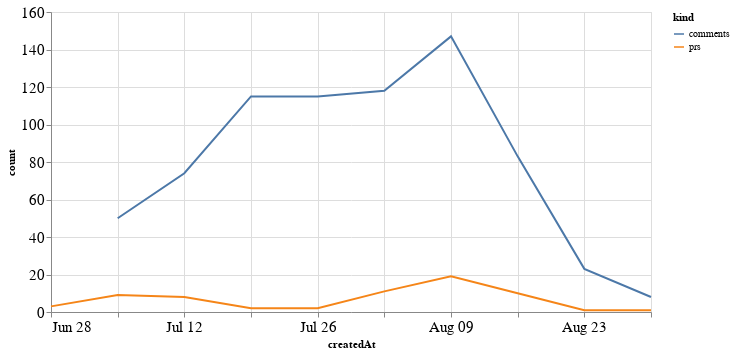

Notebook cell for this chart:
### Code cell
alt.Chart(total_time, width=600).mark_line().encode(
    x='createdAt',
    y='count',
    color='kind'
)

### Figure 1 — Vega-Lite specification as saved in the notebook (floating-point values rounded to 4 significant figures)
{"config": {"axisLeft": {"labelFontSize": 15}, "axisBottom": {"labelFontSize": 15}}, "data": {"name": "data-509af7217417d6f54c420196176b8732"}, "mark": "line", "encoding": {"color": {"type": "nominal", "field": "kind"}, "x": {"type": "temporal", "field": "createdAt"}, "y": {"type": "quantitative", "field": "count"}}, "width": 600, "$schema": "https://vega.github.io/schema/vega-lite/v4.8.1.json", "datasets": {"data-509af7217417d6f54c420196176b8732": [{"createdAt": "2020-06-28T00:00:00", "kind": "prs", "count": 3.0}, {"createdAt": "2020-07-05T00:00:00", "kind": "prs", "count": 9.0}, {"createdAt": "2020-07-12T00:00:00", "kind": "prs", "count": 8.0}, {"createdAt": "2020-07-19T00:00:00", "kind": "prs", "count": 2.0}, {"createdAt": "2020-07-26T00:00:00", "kind": "prs", "count": 2.0}, {"createdAt": "2020-08-02T00:00:00", "kind": "prs", "count": 11.0}, {"createdAt": "2020-08-09T00:00:00", "kind": "prs", "count": 19.0}, {"createdAt": "2020-08-16T00:00:00", "kind": "prs", "count": 10.0}, {"createdAt": "2020-08-23T00:00:00", "kind": "prs", "count": 1.0}, {"createdAt": "2020-08-30T00:00:00", "kind": "prs", "count": 1.0}, {"createdAt": "2020-06-28T00:00:00", "kind": "comments", "count": null}, {"createdAt": "2020-07-05T00:00:00", "kind": "comments", "count": 50.0}, {"createdAt": "2020-07-12T00:00:00", "kind": "comments", "count": 74.0}, {"createdAt": "2020-07-19T00:00:00", "kind": "comments", "count": 115.0}, {"createdAt": "2020-07-26T00:00:00", "kind": "comments", "count": 115.0}, {"createdAt": "2020-08-02T00:00:00", "kind": "comments", "count": 118.0}, {"createdAt": "2020-08-09T00:00:00", "kind": "comments", "count": 147.0}, {"createdAt": "2020-08-16T00:00:00", "kind": "comments", "count": 83.0}, {"createdAt": "2020-08-23T00:00:00", "kind": "comments", "count": 23.0}, {"createdAt": "2020-08-30T00:00:00", "kind": "comments", "count": 8.0}]}}
